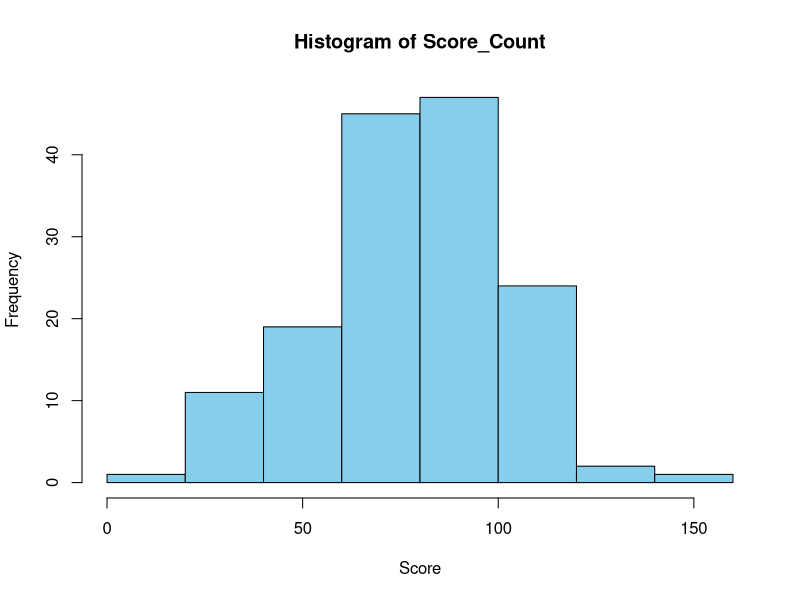
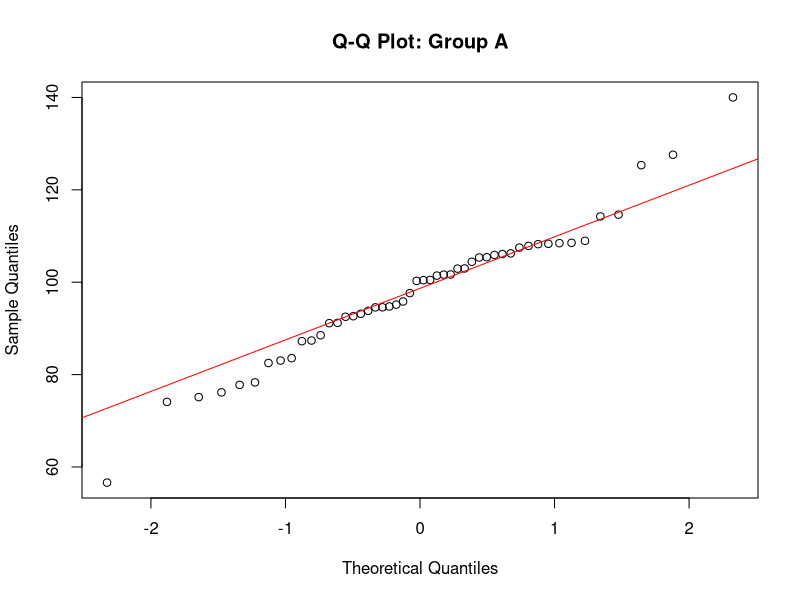
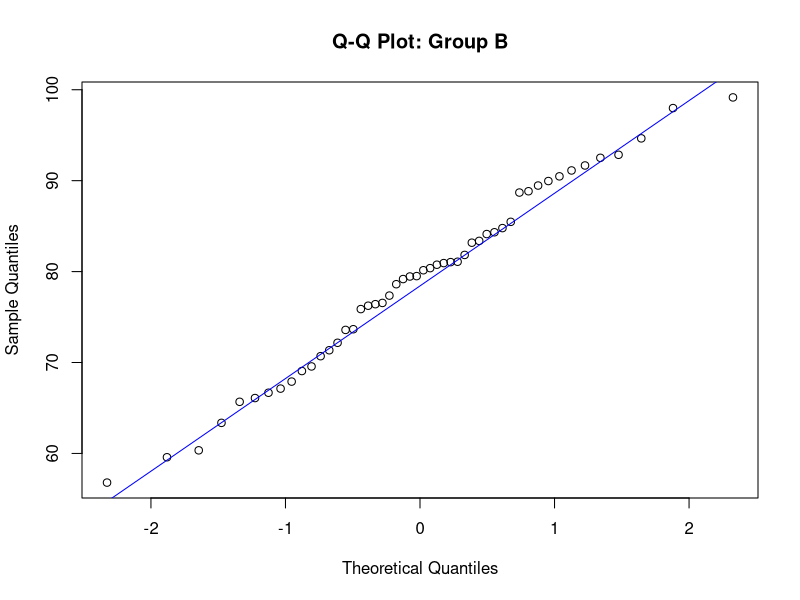
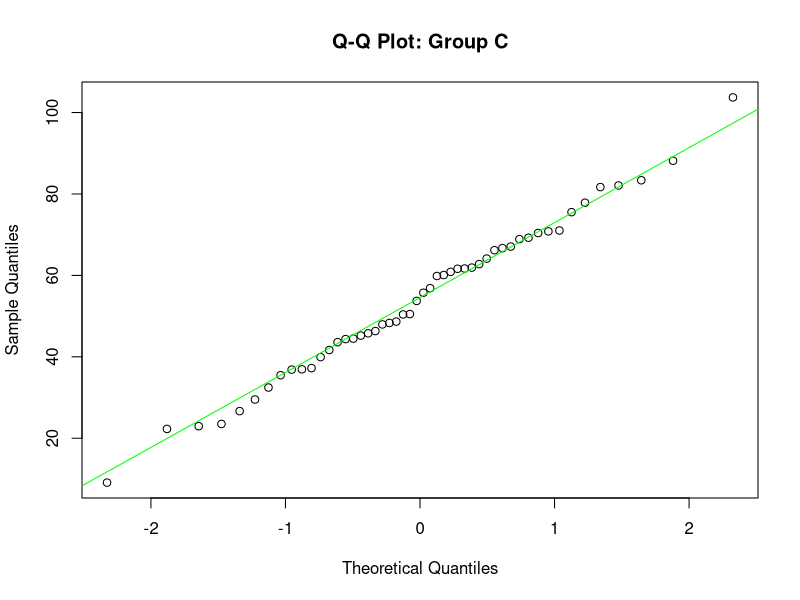

Source code (R) for these figures, in order:
#lab4
#Chanasorn Chirapongsathon 6787015
#Saksit Jittasopee 6787077

#Set working directory
setwd("C:/Users/Acer/Desktop/DST - Coding/Statistics/Lab4")

# Load necessary libraries
library(dplyr) # for plots
library(ggplot2) # for data manipulation
library(car) # for Levene’s test (variance check)

data <- read.csv("my_data.csv") # Ensure file is in your working directory

summary_stats <- data %>% #data
  group_by(Group, Gender) %>% #แบ่งกลุ่ม, เพศ
  summarise(
    Mean = mean(Score_Count), #ค่าเฉลี่ย
    Median = median(Score_Count), #มัธยฐาน
    Variance = var(Score_Count), #แปรปรวน
    SD = sd(Score_Count), #เบี่ยงเบน
    .groups = 'drop'
  )
summary_stats # Print summary stats แสดงผลแบบ summarize

## 2.1 Visual Inspection (Histogram and Q-Q Plot)

# Histogram of all scores แสดง histogram
hist(data$Score_Count, main = "Histogram of Score_Count", col = "skyblue", xlab = "Score")

# Q-Q Plot for one group (e.g., Group A)
qqnorm(subset(data, Group == "Group A")$Score_Count, main = "Q-Q Plot: Group A")
qqline(subset(data, Group == "Group A")$Score_Count, col = "red")

# Q-Q Plot for one group (e.g., Group B)
qqnorm(subset(data, Group == "Group B")$Score_Count, main = "Q-Q Plot: Group B")
qqline(subset(data, Group == "Group B")$Score_Count, col = "blue")

# Q-Q Plot for one group (e.g., Group C)
qqnorm(subset(data, Group == "Group C")$Score_Count, main = "Q-Q Plot: Group C")
qqline(subset(data, Group == "Group C")$Score_Count, col = "green")

## 2.2 Shapiro-Wilk Test (for normality)
# H0: Data are normally distributed, H0 = Normal Distribution
# H1: Data are NOT normally distributed, H1 = Not Normal Distribution

# Run the test for each group เช็คว่าเป็น Normal Distribution หรือไม่
shapiro_A <- shapiro.test(subset(data, Group == "Group A")$Score_Count)
shapiro_B <- shapiro.test(subset(data, Group == "Group B")$Score_Count)
shapiro_C <- shapiro.test(subset(data, Group == "Group C")$Score_Count)
shapiro_A #Normal ไม่ปฏิเสธ H0
shapiro_B #Normal ไม่ปฏิเสธ H0
shapiro_C #Normal ไม่ปฏิเสธ H0
# If p-value > 0.05 → do not reject H0 → assume normality
# If p-value ≤ 0.05 → reject H0 → data not normally distributed
#ถ้ามากกว่า 0.05 (Normal Distribution) จะทำ t-test ได้

#Non-Parametric Test (if not normal) ทำได้ทีละคู่
wilcox_result_ab <- wilcox.test(Score_Count ~ Group, data = subset(data, Group %in% c("Group A", "Group B")))
wilcox_result_ac <- wilcox.test(Score_Count ~ Group, data = subset(data, Group %in% c("Group A", "Group C")))
wilcox_result_bc <- wilcox.test(Score_Count ~ Group, data = subset(data, Group %in% c("Group B", "Group C")))
wilcox_result_ab
wilcox_result_ac
wilcox_result_bc

#เช็ค t-test เทียบ score กลุ่มสองกลุ่ม ใน group
t_ab <- t.test(Score_Count ~ Group, data = subset(data, Group %in% c("Group A", "Group B")))
t_ac <- t.test(Score_Count ~ Group, data = subset(data, Group %in% c("Group A", "Group C")))
t_bc <- t.test(Score_Count ~ Group, data = subset(data, Group %in% c("Group B", "Group C")))
t_ab #H1
t_ac #H1
t_bc #H1
# Interpretation:
# - H0: Mean(Score_A) = Mean(Score_B)
# - H1: Mean(Score_A) ≠ Mean(Score_B)
# - If p-value < 0.05 → reject H0 → significant difference
# - If CI does not include 0 → supports significant difference

#เทียบแค่กลุ่มเดียวว่ามีผลต่อค่าไหม
t_gender_a <- t.test(Score_Count ~ Gender, data = subset(data, Group == "Group A"))
t_gender_b <- t.test(Score_Count ~ Gender, data = subset(data, Group == "Group B"))
t_gender_c <- t.test(Score_Count ~ Gender, data = subset(data, Group == "Group C"))
t_gender_a #p-value = 0.5397 มากกว่า 0.05 แสดงว่าไม่ reject H0 ไม่มีการกระจายอย่างมีนัยสำคัญ ไม่แตกต่าง (H0 Normal)
t_gender_b #p-value = 0.02772 น้อยกว่า 0.05 แสดงว่า reject H0 มีการกระจายอย่างมีนัยสำคัญ แตกต่าง (H1)
t_gender_c #p-value = 0.2094 มากกว่า 0.05 แสดงว่าไม่ reject H0 ไม่มีการกระจายอย่างมีนัยสำคัญ ไม่แตกต่าง (H0 Normal)
# Interpretation:
# - H0: Mean(Score_A) = Mean(Score_B)
# - H1: Mean(Score_A) ≠ Mean(Score_B)
# - If p-value < 0.05 → reject H0 → significant difference
# - If CI does not include 0 → supports significant difference (Confidential Interval ไม่มี 0 น้อยกว่า 0.05)

# Levene’s Test (recommended) หาค่าแปรปรวนว่าเท่ากันหรือไหม
levene_result_ab <- leveneTest(Score_Count ~ Group, data = subset(data, Group %in% c("Group A", "Group B")))
levene_result_ac <- leveneTest(Score_Count ~ Group, data = subset(data, Group %in% c("Group A", "Group C")))
levene_result_bc <- leveneTest(Score_Count ~ Group, data = subset(data, Group %in% c("Group B", "Group C")))
levene_result_ab
levene_result_ac
levene_result_bc

var_result_ab <- var.test(Score_Count ~ Group, data = subset(data, Group %in% c("Group A", "Group B")))
var_result_ac <- var.test(Score_Count ~ Group, data = subset(data, Group %in% c("Group A", "Group C")))
var_result_bc <- var.test(Score_Count ~ Group, data = subset(data, Group %in% c("Group B", "Group C")))
var_result_ab
var_result_ac
var_result_bc

# 📌 Interpretation:
# If p-value > 0.05 → assume equal variances → use var.equal = TRUE
# If p-value ≤ 0.05 → variances are unequal → use default Welch's test
t.test(Score_Count ~ Group, data = subset(data, Group %in% c("Group A", "Group B")), var.equal = TRUE)
t.test(Score_Count ~ Group, data = subset(data, Group %in% c("Group A", "Group C")), var.equal = TRUE)
t.test(Score_Count ~ Group, data = subset(data, Group %in% c("Group B", "Group C")), var.equal = TRUE)
